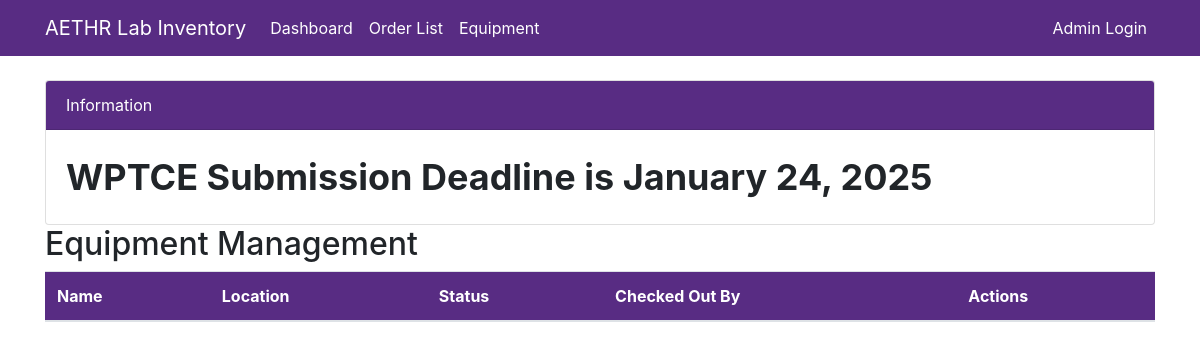
/equipment/, run on an earlier commit of the app's database.
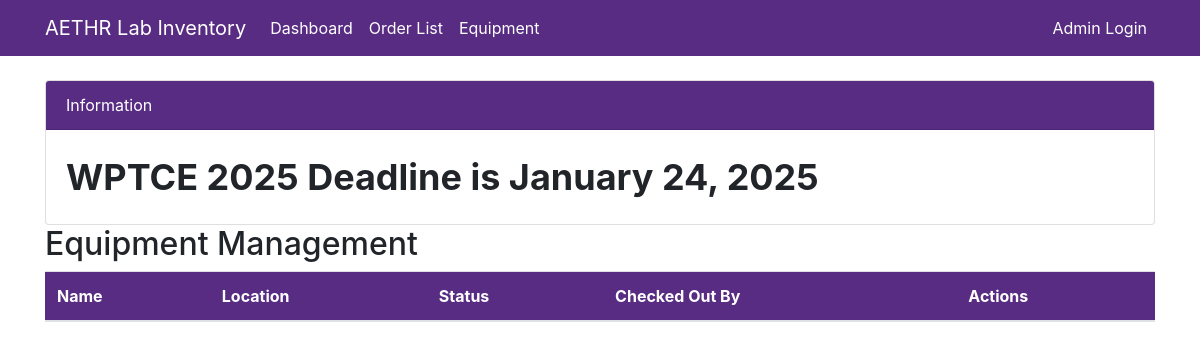
And on a later commit of the database.
### dashboard/models.py (models this page shows, shortened)
class MarqueeText(models.Model):
    text = models.CharField(max_length=255, help_text="Text to display in the marquee")

### dashboard/views.py (the view)
# urls.py: path('equipment/', views.equipment_page, name='equipment_page'),
def equipment_page(request):
    equipment_items = Product.objects.filter(category='Equipment')
    if request.method == 'POST':
        form = EquipmentCheckoutForm(request.POST)
        if form.is_valid():
            form.save()
            return redirect('equipment_page')
    else:
        form = EquipmentCheckoutForm()
    checkouts = EquipmentCheckout.objects.filter(checked_in_at__isnull=True)
    checked_out_ids = checkouts.values_list('equipment_id', flat=True)
    context = {
        'equipment_items': equipment_items,
        'checkouts': checkouts,
        'checked_out_ids': list(checked_out_ids),
        'form': form,
    }
    return render(request, 'dashboard/equipment.html', context)

### dashboard/context_processors.py (called while the page is built)
def marquee_text_processor(request):
    marquee_text = MarqueeText.objects.first()
    return {'marquee_text': marquee_text}

### templates/dashboard/equipment.html (shortened to what this page needs)
{% extends 'partials/base.html' %}
{% block content %}
<div class="container">
    <h2>Equipment Management</h2>
    <table class="table bg-white">
        <thead class="custom-navbar">
            <tr class="text-white">
                <th scope="col">Name</th>
                <th scope="col">Location</th>
                <th scope="col">Status</th>
                <th scope="col">Checked Out By</th>
                <th scope="col">Actions</th>
            </tr>
        </thead>
    </table>
</div>
{% endblock %}

### templates/partials/nav.html (shortened to what this page needs)
<nav class="navbar navbar-expand-lg navbar-info custom-navbar">
    <div class="container">
        <a class="navbar-brand text-white" href="{% url 'dashboard-index' %}">AETHR Lab Inventory</a>
        <div class="collapse navbar-collapse" id="navbarSupportedContent">
            <ul class="navbar-nav mr-auto">
                <li class="nav-item active">
                    <a class="nav-link text-white" href="{% url 'dashboard-index' %}">Dashboard </a>
                </li>
                <li class="nav-item active">
                    <a class="nav-link text-white" href="{% url 'dashboard-staff' %}">Order List </a>
                </li>
                <li class="nav-item active">
                    <a class="nav-link text-white" href="{% url 'equipment_page' %}">Equipment </a>
                </li>
            </ul>
            <ul class="navbar-nav ml-auto">
                <li class="nav-item">
                    <a class="nav-link text-white" href="{% url 'admin' %}">Admin Login</a>
                </li>
            </ul>
        </div>
    </div>
</nav>
<br>
<div class="container custom">
    <div class="row mt-12">
        <div class="col-md-12">
            <div class="card">
                <div class="card-header custom-navbar text-white">
                    Information
                </div>
                <div class="card-body">
                    <marquee behavior="" direction="" style="font-size: 36px; font-weight: bold;">
                        {{ marquee_text.text }}
                    </marquee>
                </div>
            </div>
        </div>
    </div>
</div>

What changed in the data, as far as the page shows it:
changed MarqueeText: text "WPTCE Submission Deadline is January 24, 2025" → "WPTCE 2025 Deadline is January 24, 2025"
